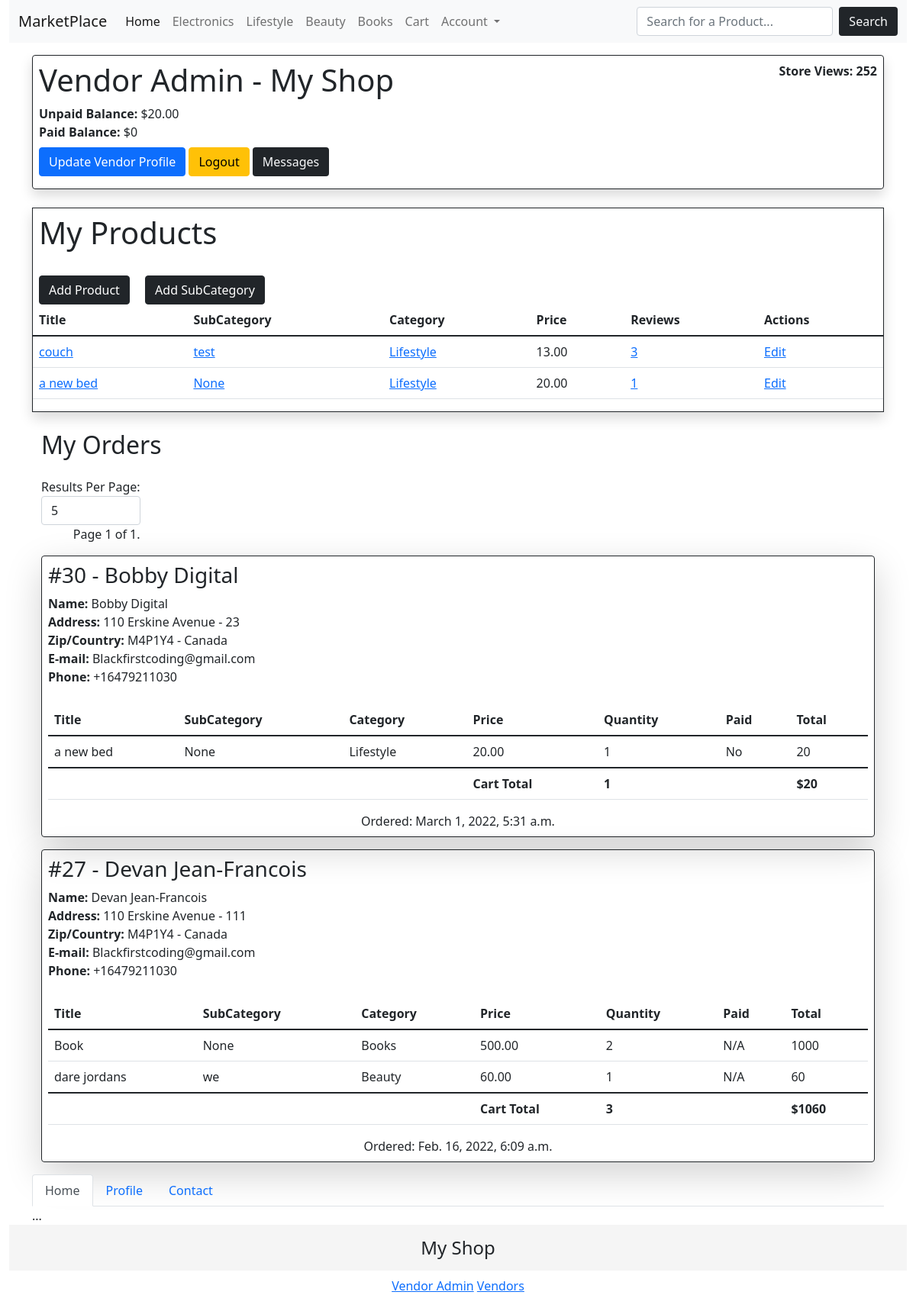
Page /vendors/admin/ (signed in) on the committed database.
### product/models.py (models this page shows, shortened)
class Category(models.Model):
	title = models.CharField(max_length=255)
	slug = models.SlugField(max_length=255)
	ordering = models.IntegerField(default=0)
	class Meta:
		ordering = ['ordering']
	def __str__(self):
		return self.title

class Product(models.Model):
	category = models.ForeignKey(Category, related_name='products', on_delete=models.CASCADE,blank=True, null=True)
	subcategory = models.ForeignKey(SubCategory, related_name='products', on_delete=models.CASCADE,blank=True, null=True)
	vendor = models.ForeignKey(Vendor, related_name = 'products', on_delete=models.CASCADE)
	title = models.CharField(max_length=255)
	slug = models.SlugField(max_length=255)
	description = models.TextField(blank=True, null=True)
	price = models.DecimalField(max_digits=6, decimal_places=2)
	created = models.DateTimeField(auto_now=True, auto_now_add=False)
	date_added = models.DateTimeField(auto_now_add=True, auto_now=False)
	image = models.ImageField(upload_to='uploads/', blank=True,null=True)
	thumbnail = models.ImageField(upload_to='uploads/', blank=True, null=True)
	class Meta:
		ordering = ['-date_added']

class SubCategory(models.Model):
	title = models.CharField(max_length=255)
	slug = models.SlugField(max_length=255, blank=True, null=True)
	ordering = models.IntegerField(default=0)
	vendor = models.ForeignKey(Vendor,related_name='subcategory', verbose_name='Vendor', on_delete=models.CASCADE, blank=True, null=True)
	class Meta:
		ordering = ['ordering']
	def __str__(self):
		return self.title

### vendor/models.py (models this page shows, shortened)
class Vendor(models.Model):
	owner = models.OneToOneField(User, related_name='vendor', on_delete=models.CASCADE)
	title = models.CharField(max_length=255,verbose_name='Store/Vendor Title')
	email = models.CharField(max_length=255, verbose_name='E-mail', blank=True,null=True)
	description = models.TextField(max_length=500,blank=True, null=True,verbose_name="Description")
	created = models.DateTimeField(auto_now_add=True, auto_now=False)
	updated = models.DateTimeField(auto_now_add=False, auto_now=True)
	views = models.IntegerField(default=0)
	city = models.CharField(max_length=255, blank=True, null=True, verbose_name="City")
	state = models.CharField(max_length=255,blank=True, null=True, verbose_name="State/Province")
	address1 = models.CharField(max_length=255, blank=True, null=True, verbose_name="Address Line 1")
	address2 = models.CharField(max_length=255, blank=True, null=True, verbose_name="Address Line 2")
	zipcode = models.CharField(max_length=8, blank=True, null=True, verbose_name='Zip/Postal Code')
	class Meta:
		ordering = ['title']
	def get_unpaid_balance(self):
		items = self.items.filter(vendor_paid=False,order__vendors__in=[self.id])
		return sum((item.product.price * item.quantity) for item in items)
	def get_paid_balance(self):
		items = self.items.filter(vendor_paid=True,order__vendors__in=[self.id])
		return sum((item.product.price * item.quantity) for item in items)

### order/models.py (models this page shows, shortened)
class OrderItem(models.Model):
	order = models.ForeignKey(Order, related_name="items", on_delete=models.CASCADE)
	product = models.ForeignKey(Product,related_name="items", on_delete=models.CASCADE)
	vendor = models.ForeignKey(Vendor, related_name="items", on_delete=models.CASCADE)
	vendor_paid = models.BooleanField(default=False)
	price = models.DecimalField(max_digits=8, decimal_places=2)
	quantity = models.IntegerField(default=1)
	def get_total_price(self):
		return int(self.price * self.quantity)

class Order(models.Model):
	first_name = models.CharField(max_length=50)
	last_name = models.CharField(max_length=50)
	email = models.EmailField(max_length=50)
	phone = PhoneField()
	address1 = models.CharField(max_length=100)
	address2 = models.CharField(max_length=100)
	state = models.CharField(max_length=30)
	zipcode = models.CharField(max_length=6 )
	city = models.CharField(max_length=30)
	country = models.CharField(max_length=30)
	confirmed = models.BooleanField(default=False)
	created_at = models.DateTimeField(auto_now_add=True, auto_now=False)
	paid_amount = models.DecimalField(max_digits=8, decimal_places=2)
	vendors = models.ManyToManyField(Vendor,related_name="orders")
	user = models.ForeignKey(User,related_name='orders',on_delete=models.CASCADE, blank=True, null=True)
	pay_option = models.CharField(max_length=10)
	invoice_id = models.CharField(max_length=30)
	class Meta:
		ordering = ['-created_at']
	@property
	def get_cart_total(self):
		orderitems = self.items.all()
		total = sum([item.get_total_price() for item in orderitems])
		return total
	@property
	def get_cart_items(self):
		orderitems = self.items.all()
		total = sum([item.quantity for item in orderitems])
		return total

### vendor/views.py (the view)
# urls.py: path('admin/',views.vendorAdmin,name='vendorAdmin'),
@login_required
def vendorAdmin(request):
	perPage = request.GET.get('perPage',5)
	resForm = ResultForm(initial={'perPage':perPage})
	vendor = request.user.vendor
	products = vendor.products.all()
	orders = vendor.orders.all()
	paginator = Paginator(orders,perPage)
	page_number = request.GET.get('page')
	page_obj = paginator.get_page(page_number)
	for order in orders:
		order.vendor_amount = 0
		order.vendor_paid_amount = 0
		order.fully_paid = True
		for item in order.items.all():
			if item.vendor == request.user.vendor:
				if item.vendor_paid:
					order.vendor_paid_amount += item.get_total_price()
				else:
					order.vendor_amount += item.get_total_price()
					order.fully_paid = False
	context = { 'vendor':vendor,
				'products':products,
				'page_obj':page_obj,
				'resForm':resForm,
				}
	return render(request,'vendor/admin.html',context)

### cart/forms.py
class ResultForm(forms.Form):
	perPage = forms.MultipleChoiceField(choices=((5, ("5")),
	                                        (10, ("10")),
	                                        (25, ("25")),
	                                        (50, ("50")),
	                                        (100, ("100"))),
	                                required=False, label='Results Per Page:',
	                                widget = forms.Select(attrs = {'onchange' : "Result();"}))

### cart/cart.py (called while the page is built)
	def __len__(self):
		return sum(item['quantity'] for item in self.cart.values())

### cart/context_processors.py (called while the page is built)
def cart(request):
	return ({'cart':Cart(request)})

### product/context_processors.py (called while the page is built)
def menu_categories(request):
	categories = Category.objects.all()
	return {'menu_categories':categories}

def vendor_categories(request):
	pattern = r"\/vendors\/(\d+)"
	result = re.match(pattern, request.path)
	if result:
		print(result, result.group())
		vendor = result.group(1)
		print(vendor)
		vendor_categories = SubCategory.objects.filter(vendor=vendor)
		print(vendor_categories)
		return {'vendor_categories':vendor_categories}
	else:
		return {'vendor_categories':''}

### vendor/templates/vendor/admin.html (shortened to what this page needs)
{% extends 'site/main.html' %}
{% load crispy_forms_tags %}
{% block content %}
<div class="border border-dark shadow rounded my-3 p-2">
	<div class="row">
		<div class="col">
			<h1 class='display-6'> Vendor Admin - {{ vendor.title  }}</h1>
			<strong>Unpaid Balance:</strong> ${{vendor.get_unpaid_balance}}<br>
			<strong>Paid Balance:</strong> ${{vendor.get_paid_balance}}<br>
			<div class="my-2">
			<a class="btn btn-primary"href="{% url 'vendorEdit' %}">Update Vendor Profile</a>
			<a class="btn btn-warning"href="{% url 'vendor_logout' %}">Logout</a>
			<a class="btn bg-dark text-light justify-content-end" href="{% url 'vendorInbox' %}">Messages</a>
			</div>
		</div>
		<div class="col">
			<p class="text-end"><strong>Store Views: {{vendor.views}}</strong></p>
		</div>
	</div>
</div>
<div class="border border-dark shadow border-round mt-4">
	<h2 class='mb-4 p-2 display-6 '> My Products </h1>
		<a class="btn btn-dark mx-2" href="{% url 'addProduct' %}">Add Product</a>
		<a id="subcategoryButton" class="btn btn-dark mx-2" href="{% url 'addSubCategory' %}">Add SubCategory</a>
		{% if products %}
		<table class="table is-fullwidth">
			<thead>
				<tr>
					<th>Title </th>
					<th>SubCategory</th>
					<th>Category </th>
					<th>Price</th>
					<th>Reviews</th>
					<th>Actions</th>
				</tr>
			</thead>
			<tbody>
				{% for product in products %}
				<tr>
					<td><a href="{% url 'productDetail' product.category.slug product.slug %}">{{product.title}}</a></td>
					<td><a href="{% url 'productDetail' product.category.slug product.slug %}">{{product.subcategory}}</a></td>
					<td><a href="{% url 'productCategory' product.category.slug %}">{{product.category}}</a></td>
					<td>{{product.price}}</td>
					<td><a href="">{{ product.productReviews.all.count }}</a></td>
					<td><a href="{% url 'updateProduct' product.id %}">Edit</a></td>
				</tr>
				{% endfor %}
			</tbody>
		</table>
		{% else %}
		<p>You haven't listed any yet!</p>
		{% endif %}
</div>
<div class='container'>
	<h2 class='my-4'>My Orders</h2>
<div class="pagination">
    <span class="step-links">
        	<form id="results" method="GET" action="">
        		{{ resForm|crispy }}
        	</form>
			        <span class="current d-flex justify-content-end">
            Page {{ page_obj.number }} of {{ page_obj.paginator.num_pages }}.
        </span>
    </span>
</div>
	<div id="order-wrapper">
   		 {% for order in page_obj %}
    		{% include 'order/orderComponent.html' %}
		{% endfor %}
	</div>
</div>
<div id="orders-tab">
	<ul class="nav nav-tabs" id="myTab" role="tablist">
	  <li class="nav-item" role="presentation">
	    <button class="nav-link active" id="home-tab" data-bs-toggle="tab" data-bs-target="#home" type="button" role="tab" aria-controls="home" aria-selected="true">Home</button>
	  </li>
	  <li class="nav-item" role="presentation">
	    <button class="nav-link" id="profile-tab" data-bs-toggle="tab" data-bs-target="#profile" type="button" role="tab" aria-controls="profile" aria-selected="false">Profile</button>
	  </li>
	  <li class="nav-item" role="presentation">
	    <button class="nav-link" id="contact-tab" data-bs-toggle="tab" data-bs-target="#contact" type="button" role="tab" aria-controls="contact" aria-selected="false">Contact</button>
	  </li>
	</ul>
	<div class="tab-content" id="myTabContent">
	  <div class="tab-pane fade show active" id="home" role="tabpanel" aria-labelledby="home-tab">...</div>
	</div>
</div>
{% endblock %}

### base/templates/site/navbar.html (shortened to what this page needs)
<nav class="navbar navbar-expand-lg navbar-light bg-light">
  <div class="container-fluid">
    <a class="navbar-brand" href="/">MarketPlace</a>
    <div class="collapse navbar-collapse" id="navbarNav">
      <ul class="navbar-nav me-auto mb-2 mb-lg-0">
        <li class="nav-item">
          <a class="nav-link active" aria-current="page" href="/">Home</a>
        </li>
        {% for category in menu_categories %}
        <li class="nav-item">
          <a class="nav-link" href="{% url 'productCategory' category.slug %}">{{category}}</a>
        </li>
        {% endfor %}
        <li class="nav-item">
          <a href="{% url 'cart' %}" class="nav-link">Cart{% if cart %}({{cart|length}}){% endif %}</a>
        </li>
          <li class="nav-item dropdown">
          <a class="nav-link dropdown-toggle" href="#" id="navbarDarkDropdownMenuLink" role="button" data-bs-toggle="dropdown" aria-expanded="false">
            Account
          </a>
        </li>
      </ul>
        <form class="d-flex"method="GET" action="{% url 'search' %}">
            <input class="form-control me-2" type="text" class="input" placeholder="Search for a Product..." name="query">
            <button class="btn bg-dark text-light" type="submit" >Search</button>
        </form>
    </div>
  </div>
</nav>

### order/templates/order/orderComponent.html
  <div class="{% if order.fully_paid %}bg-success{% else %}bg-mute{% endif %} border border-1 border-dark shadow-lg rounded my-3 p-2">
        <div class="row">
          <div class="col">
            <h3>#{{order.id}} - {{order.first_name}} {{order.last_name}}</h3>
          </div>
          <div>
            <b>Name: </b>{{order.first_name}} {{order.last_name}}
            <br>
            <b>Address: </b>{{order.address1}} - {{order.address2}}
            <br>
            <b>Zip/Country: </b>{{order.zipcode}} - {{order.country}}
            <br>
            <b>E-mail: </b>{{order.email}}
            <br>
            <b>Phone: </b>{{order.phone}}
            <div class="table-responsive">
              <table class="table mt-4">
                <thead>
                  <tr>
                    <th scope="col">Title</th>
                    <th scope="col">SubCategory</th>
                    <th scope="col">Category</th>
                    <th scope="col">Price</th>
                    <th scope="col">Quantity</th>
                    <th scope="col" >Paid</th>
                    <th scope="col">Total</th>
                  </tr>
                </thead>
                <tbody>
                  {% for item in order.items.all %}
                    <tr>
                        <td>{{item.product.title}}</td>
                        <td>{{item.product.subcategory}}</td>
                        <td>{{item.product.category}}</td>
                        <td>{{item.product.price}}</td>
                        <td>{{item.quantity}}</td>
                        {% if item.vendor == request.user.vendor %}
                        <td>{{item.vendor_paid|yesno:"Yes,No"}}</td>
                        {% else %}
                        <td>N/A</td>
                        {% endif %}
                        <td>{{item.get_total_price}}</td>
                      </tr>
                  {% endfor %}
                </tbody>
               <tfoot>
            <tr>
             <td></td>
              <td></td>
              <td></td>
              <td><strong>Cart Total</strong></td>
              <td><strong>{{ order.get_cart_items }}</strong></td>
              <td></td>
              <td colspan="2"><strong>${{ order.get_cart_total }}</strong></td>
            </tr>
          </tfoot>
              </table>
            </div>
            <span class="d-flex justify-content-center">Ordered: {{order.created_at}}</span>
          </div>
        </div>
      </div>

### base/templates/site/footer.html
<footer class="footer py-3 text-center" >
	{% if vendor %}
	<h4 class=" mb-4">{{ vendor.title }}</h4>
	{% endif %}
		{% if request.user.is_authenticated %}
	<a href="{% url 'vendorAdmin' %}">Vendor Admin</a>
	{% else %}
	<a href="{% url 'vendorRegister' %}">Become a Vendor</a>
	{% endif %}
	<a href="{% url 'vendorList' %}">Vendors</a>
</footer>

### base/static/styles/main.css (style rules this page uses)
.footer { bottom: 100px; width: 100%; height: 60px; background-color: #f5f5f5; }

### rows in the picture
Category: title "Electronics"
Category: title "Lifestyle"
Category: title "Beauty"
Category: title "Books"
Vendor: title "My Shop", get_unpaid_balance "20.00", get_paid_balance "0", views "252"
Product: title "couch", subcategory "test", category "Lifestyle", price "13.00", productReviews.all.count "3"
Product: title "a new bed", subcategory "None", category "Lifestyle", price "20.00", productReviews.all.count "1"
Order: id "30", first_name "Bobby", last_name "Digital", address1 "110 Erskine Avenue", address2 "23", zipcode "M4P1Y4", country "Canada", email "Blackfirstcoding@gmail.com", phone "+16479211030", get_cart_items "1", get_cart_total "20", created_at "March 1, 2022, 5:31 a.m."
OrderItem: product "a new bed", product.subcategory "None", product.category "Lifestyle", product.price "20.00", quantity "1", vendor_paid "No", get_total_price "20"
Order: id "27", first_name "Devan", last_name "Jean-Francois", address1 "110 Erskine Avenue", address2 "111", zipcode "M4P1Y4", country "Canada", email "Blackfirstcoding@gmail.com", phone "+16479211030", get_cart_items "3", get_cart_total "1060", created_at "Feb. 16, 2022, 6:09 a.m."
OrderItem: product "Book", product.subcategory "None", product.category "Books", product.price "500.00", quantity "2", shows "N/A", get_total_price "1000"
OrderItem: product "dare jordans", product.subcategory "we", product.category "Beauty", product.price "60.00", quantity "1", shows "N/A", get_total_price "60"

### other values in the picture
{{ page_obj.number }} "1"
{{ page_obj.paginator.num_pages }} "1"
